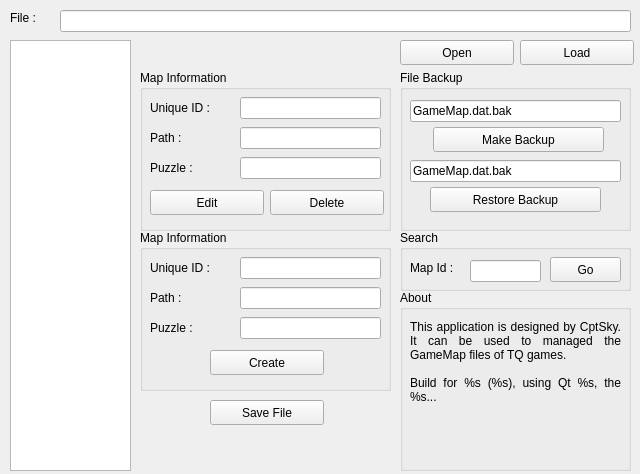
<?xml version="1.0" encoding="UTF-8"?>
<ui version="4.0">
 <class>MainWindow</class>
 <widget class="QMainWindow" name="MainWindow">
  <property name="geometry">
   <rect>
    <x>0</x>
    <y>0</y>
    <width>640</width>
    <height>474</height>
   </rect>
  </property>
  <property name="minimumSize">
   <size>
    <width>640</width>
    <height>474</height>
   </size>
  </property>
  <property name="maximumSize">
   <size>
    <width>640</width>
    <height>474</height>
   </size>
  </property>
  <property name="windowTitle">
   <string>Map Editor - 2.0.0 - CptSky</string>
  </property>
  <property name="windowIcon">
   <iconset resource="../../../res/mainwindow.qrc">
    <normaloff>:/icon.png</normaloff>:/icon.png</iconset>
  </property>
  <widget class="QWidget" name="centralWidget">
   <widget class="QLabel" name="mLblFile">
    <property name="geometry">
     <rect>
      <x>10</x>
      <y>10</y>
      <width>62</width>
      <height>16</height>
     </rect>
    </property>
    <property name="text">
     <string>File :</string>
    </property>
   </widget>
   <widget class="QLineEdit" name="mTxtFile">
    <property name="geometry">
     <rect>
      <x>60</x>
      <y>10</y>
      <width>571</width>
      <height>22</height>
     </rect>
    </property>
    <property name="dragEnabled">
     <bool>true</bool>
    </property>
    <property name="readOnly">
     <bool>true</bool>
    </property>
   </widget>
   <widget class="QGroupBox" name="mGrpEditMap">
    <property name="geometry">
     <rect>
      <x>140</x>
      <y>70</y>
      <width>251</width>
      <height>161</height>
     </rect>
    </property>
    <property name="title">
     <string>Map Information</string>
    </property>
    <widget class="QLabel" name="mLblUniqId">
     <property name="geometry">
      <rect>
       <x>10</x>
       <y>30</y>
       <width>80</width>
       <height>16</height>
      </rect>
     </property>
     <property name="text">
      <string>Unique ID :</string>
     </property>
    </widget>
    <widget class="QLabel" name="mLblPath">
     <property name="geometry">
      <rect>
       <x>10</x>
       <y>60</y>
       <width>80</width>
       <height>16</height>
      </rect>
     </property>
     <property name="text">
      <string>Path :</string>
     </property>
    </widget>
    <widget class="QPushButton" name="mBtnDelete">
     <property name="geometry">
      <rect>
       <x>130</x>
       <y>120</y>
       <width>114</width>
       <height>25</height>
      </rect>
     </property>
     <property name="text">
      <string>Delete</string>
     </property>
    </widget>
    <widget class="QLabel" name="mLblPuzzle">
     <property name="geometry">
      <rect>
       <x>10</x>
       <y>90</y>
       <width>80</width>
       <height>16</height>
      </rect>
     </property>
     <property name="text">
      <string>Puzzle :</string>
     </property>
    </widget>
    <widget class="QLineEdit" name="mTxtUniqId">
     <property name="geometry">
      <rect>
       <x>100</x>
       <y>27</y>
       <width>141</width>
       <height>22</height>
      </rect>
     </property>
     <property name="inputMethodHints">
      <set>Qt::ImhDigitsOnly</set>
     </property>
     <property name="maxLength">
      <number>5</number>
     </property>
     <property name="readOnly">
      <bool>true</bool>
     </property>
    </widget>
    <widget class="QLineEdit" name="mTxtPath">
     <property name="geometry">
      <rect>
       <x>100</x>
       <y>57</y>
       <width>141</width>
       <height>22</height>
      </rect>
     </property>
     <property name="readOnly">
      <bool>false</bool>
     </property>
    </widget>
    <widget class="QLineEdit" name="mTxtPuzzle">
     <property name="geometry">
      <rect>
       <x>100</x>
       <y>87</y>
       <width>141</width>
       <height>22</height>
      </rect>
     </property>
     <property name="inputMethodHints">
      <set>Qt::ImhDigitsOnly</set>
     </property>
     <property name="maxLength">
      <number>4</number>
     </property>
     <property name="readOnly">
      <bool>false</bool>
     </property>
    </widget>
    <widget class="QPushButton" name="mBtnEdit">
     <property name="geometry">
      <rect>
       <x>10</x>
       <y>120</y>
       <width>114</width>
       <height>25</height>
      </rect>
     </property>
     <property name="text">
      <string>Edit</string>
     </property>
    </widget>
   </widget>
   <widget class="QPushButton" name="mBtnLoad">
    <property name="geometry">
     <rect>
      <x>520</x>
      <y>40</y>
      <width>114</width>
      <height>25</height>
     </rect>
    </property>
    <property name="text">
     <string>Load</string>
    </property>
   </widget>
   <widget class="QPushButton" name="mBtnOpen">
    <property name="geometry">
     <rect>
      <x>400</x>
      <y>40</y>
      <width>114</width>
      <height>25</height>
     </rect>
    </property>
    <property name="text">
     <string>Open</string>
    </property>
   </widget>
   <widget class="QPushButton" name="mBtnSave">
    <property name="geometry">
     <rect>
      <x>210</x>
      <y>400</y>
      <width>114</width>
      <height>25</height>
     </rect>
    </property>
    <property name="text">
     <string>Save File</string>
    </property>
   </widget>
   <widget class="QGroupBox" name="mGrpBackup">
    <property name="geometry">
     <rect>
      <x>400</x>
      <y>70</y>
      <width>231</width>
      <height>161</height>
     </rect>
    </property>
    <property name="title">
     <string>File Backup</string>
    </property>
    <widget class="QLineEdit" name="mTxtBackup">
     <property name="geometry">
      <rect>
       <x>10</x>
       <y>30</y>
       <width>211</width>
       <height>22</height>
      </rect>
     </property>
     <property name="text">
      <string>GameMap.dat.bak</string>
     </property>
    </widget>
    <widget class="QPushButton" name="mBtnBackup">
     <property name="geometry">
      <rect>
       <x>33</x>
       <y>57</y>
       <width>171</width>
       <height>25</height>
      </rect>
     </property>
     <property name="text">
      <string>Make Backup</string>
     </property>
    </widget>
    <widget class="QLineEdit" name="mTxtRestore">
     <property name="geometry">
      <rect>
       <x>10</x>
       <y>90</y>
       <width>211</width>
       <height>22</height>
      </rect>
     </property>
     <property name="text">
      <string>GameMap.dat.bak</string>
     </property>
    </widget>
    <widget class="QPushButton" name="mBtnRestore">
     <property name="geometry">
      <rect>
       <x>30</x>
       <y>117</y>
       <width>171</width>
       <height>25</height>
      </rect>
     </property>
     <property name="text">
      <string>Restore Backup</string>
     </property>
    </widget>
   </widget>
   <widget class="QGroupBox" name="mGrpSearch">
    <property name="geometry">
     <rect>
      <x>400</x>
      <y>230</y>
      <width>231</width>
      <height>61</height>
     </rect>
    </property>
    <property name="title">
     <string>Search</string>
    </property>
    <widget class="QLabel" name="mLblSearch">
     <property name="geometry">
      <rect>
       <x>10</x>
       <y>30</y>
       <width>62</width>
       <height>16</height>
      </rect>
     </property>
     <property name="text">
      <string>Map Id :</string>
     </property>
    </widget>
    <widget class="QLineEdit" name="mTxtSearch">
     <property name="geometry">
      <rect>
       <x>70</x>
       <y>30</y>
       <width>71</width>
       <height>22</height>
      </rect>
     </property>
     <property name="inputMethodHints">
      <set>Qt::ImhDigitsOnly</set>
     </property>
     <property name="maxLength">
      <number>5</number>
     </property>
    </widget>
    <widget class="QPushButton" name="mBtnSearch">
     <property name="geometry">
      <rect>
       <x>150</x>
       <y>27</y>
       <width>71</width>
       <height>25</height>
      </rect>
     </property>
     <property name="text">
      <string>Go</string>
     </property>
    </widget>
   </widget>
   <widget class="QGroupBox" name="mGrpAbout">
    <property name="geometry">
     <rect>
      <x>400</x>
      <y>290</y>
      <width>231</width>
      <height>181</height>
     </rect>
    </property>
    <property name="title">
     <string>About</string>
    </property>
    <widget class="QLabel" name="mLblAbout">
     <property name="geometry">
      <rect>
       <x>10</x>
       <y>30</y>
       <width>211</width>
       <height>141</height>
      </rect>
     </property>
     <property name="text">
      <string>This application is designed by CptSky. It can be used to managed the GameMap files of TQ games.

Build for %s (%s), using Qt %s, the %s...</string>
     </property>
     <property name="alignment">
      <set>Qt::AlignJustify|Qt::AlignTop</set>
     </property>
     <property name="wordWrap">
      <bool>true</bool>
     </property>
    </widget>
   </widget>
   <widget class="QGroupBox" name="mGrpNewMap">
    <property name="geometry">
     <rect>
      <x>140</x>
      <y>230</y>
      <width>251</width>
      <height>161</height>
     </rect>
    </property>
    <property name="title">
     <string>Map Information</string>
    </property>
    <widget class="QLabel" name="mLblNewUniqId">
     <property name="geometry">
      <rect>
       <x>10</x>
       <y>30</y>
       <width>80</width>
       <height>16</height>
      </rect>
     </property>
     <property name="text">
      <string>Unique ID :</string>
     </property>
    </widget>
    <widget class="QLabel" name="mLblNewPath">
     <property name="geometry">
      <rect>
       <x>10</x>
       <y>60</y>
       <width>80</width>
       <height>16</height>
      </rect>
     </property>
     <property name="text">
      <string>Path :</string>
     </property>
    </widget>
    <widget class="QPushButton" name="mBtnCreate">
     <property name="geometry">
      <rect>
       <x>70</x>
       <y>120</y>
       <width>114</width>
       <height>25</height>
      </rect>
     </property>
     <property name="text">
      <string>Create</string>
     </property>
    </widget>
    <widget class="QLabel" name="mLblNewPuzzle">
     <property name="geometry">
      <rect>
       <x>10</x>
       <y>90</y>
       <width>80</width>
       <height>16</height>
      </rect>
     </property>
     <property name="text">
      <string>Puzzle :</string>
     </property>
    </widget>
    <widget class="QLineEdit" name="mTxtNewUniqId">
     <property name="geometry">
      <rect>
       <x>100</x>
       <y>27</y>
       <width>141</width>
       <height>22</height>
      </rect>
     </property>
     <property name="inputMethodHints">
      <set>Qt::ImhDigitsOnly</set>
     </property>
     <property name="maxLength">
      <number>5</number>
     </property>
     <property name="readOnly">
      <bool>false</bool>
     </property>
    </widget>
    <widget class="QLineEdit" name="mTxtNewPath">
     <property name="geometry">
      <rect>
       <x>100</x>
       <y>57</y>
       <width>141</width>
       <height>22</height>
      </rect>
     </property>
     <property name="readOnly">
      <bool>false</bool>
     </property>
    </widget>
    <widget class="QLineEdit" name="mTxtNewPuzzle">
     <property name="geometry">
      <rect>
       <x>100</x>
       <y>87</y>
       <width>141</width>
       <height>22</height>
      </rect>
     </property>
     <property name="inputMethodHints">
      <set>Qt::ImhDigitsOnly</set>
     </property>
     <property name="maxLength">
      <number>4</number>
     </property>
     <property name="readOnly">
      <bool>false</bool>
     </property>
    </widget>
   </widget>
   <widget class="QListWidget" name="mListWidget">
    <property name="geometry">
     <rect>
      <x>10</x>
      <y>40</y>
      <width>121</width>
      <height>431</height>
     </rect>
    </property>
   </widget>
  </widget>
 </widget>
 <layoutdefault spacing="6" margin="11"/>
 <resources>
  <include location="../../../res/mainwindow.qrc"/>
 </resources>
 <connections/>
</ui>
